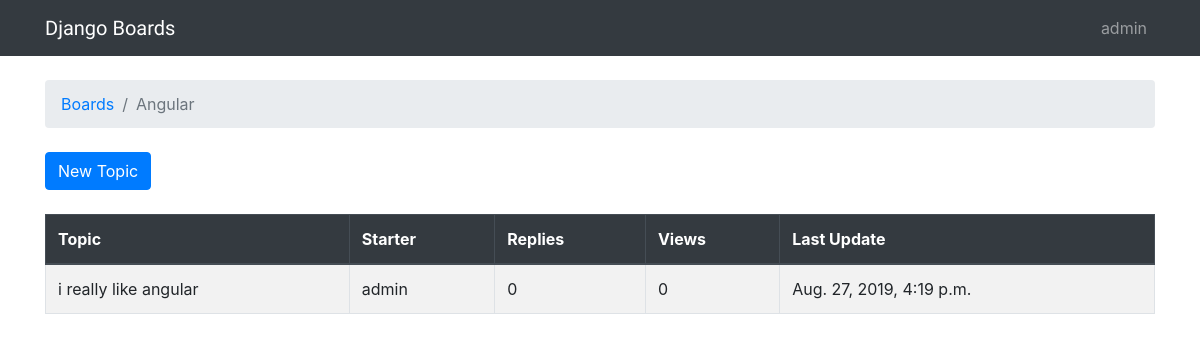
/boards/3/ (signed in), run on the app's committed database.
### boards/models.py (models this page shows, shortened)
class Board(models.Model):
    name = models.CharField(max_length=30, unique=True)
    description = models.CharField(max_length=100)

class Topic(models.Model):
    subject = models.CharField(max_length=255)
    last_updated = models.DateTimeField(auto_now_add=True)
    board = models.ForeignKey(Board, on_delete=models.CASCADE, related_name='topics')
    starter = models.ForeignKey(User, on_delete=models.CASCADE, related_name='topics')

### boards/views.py (the view)
# urls.py: re_path('boards/(?P<pk>\d+)/$', views.board_topics, name='board_topics'),
def board_topics(request, pk):
    board = get_object_or_404(Board, pk=pk)
    return render(request, 'topics.html', {'board': board})

### templates/topics.html (shortened to what this page needs)
{% extends 'base.html' %}
{% block breadcrumb %}
  <li class="breadcrumb-item"><a href="{% url 'home' %}">Boards</a></li>
  <li class="breadcrumb-item active">{{ board.name }}</li>
{% endblock %}
{% block content %}
<div class="mb-4">
  <a href="{% url 'new_topic' board.pk %}" class="btn btn-primary">New Topic</a>
</div>
<table class="table table-bordered table-striped">
    <thead class="thead-dark">
    <tr>
        <th>Topic</th>
        <th>Starter</th>
        <th>Replies</th>
        <th>Views</th>
        <th>Last Update</th>
    </tr>
    </thead>
    <tbody>
    {% for topic in board.topics.all %}
    <tr>
        <td>{{topic.subject}}</td>
        <td>{{topic.starter.username}}</td>
        <td class="align-middle">0</td>
        <td class="align-middle">0</td>
        <td>{{topic.last_updated}}</td>
    </tr>
    {% endfor %}
    </tbody>
</table>
{% endblock %}

### templates/base.html (shortened to what this page needs)
{% load static %}<!DOCTYPE html>
<html lang="en">
<head>
    <link rel="stylesheet" href="{% static 'css/bootstrap.min.css' %}">
    <link rel="stylesheet" href="{% static 'css/app.css' %}">
</head>
<body>
    {% block body %}
    <nav class="navbar navbar-expand-lg navbar-dark bg-dark">
        <div class="container">
            <a class="navbar-brand" href="{% url 'home' %}">Django Boards</a>
            <div class="collapse navbar-collapse" id="mainMenu">
                <ul class="navbar-nav ml-auto">
                    <li class="nav-item">
                        <a class="nav-link" href="#">{{ user.username }}</a>
                    </li>
                </ul>
            </div>
        </div>
    </nav>
    <div class="container">
        <ol class="breadcrumb my-4">
            {% block breadcrumb %}
            {% endblock %}
        </ol>
        {% block content %}
        {% endblock %}
    </div>
    {% endblock body%}
</body>
</html>

### static/css/app.css (style rules this page uses)
.navbar-brand { font-family: 'Lacquer', sans-serif; }

### data on the page
Board: name "Angular"
Topic: subject "i really like angular", starter.username "admin", last_updated "Aug. 27, 2019, 4:19 p.m."

### other printed values
{{ user.username }} "admin"
